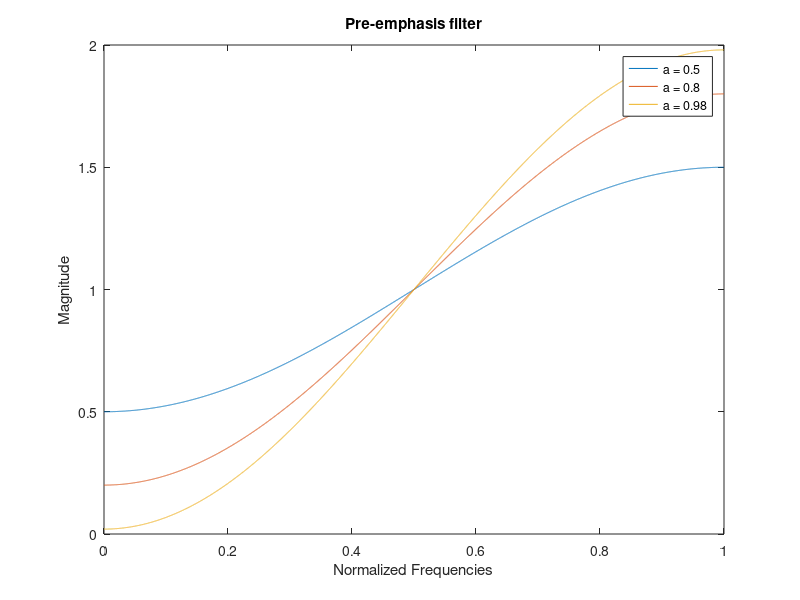
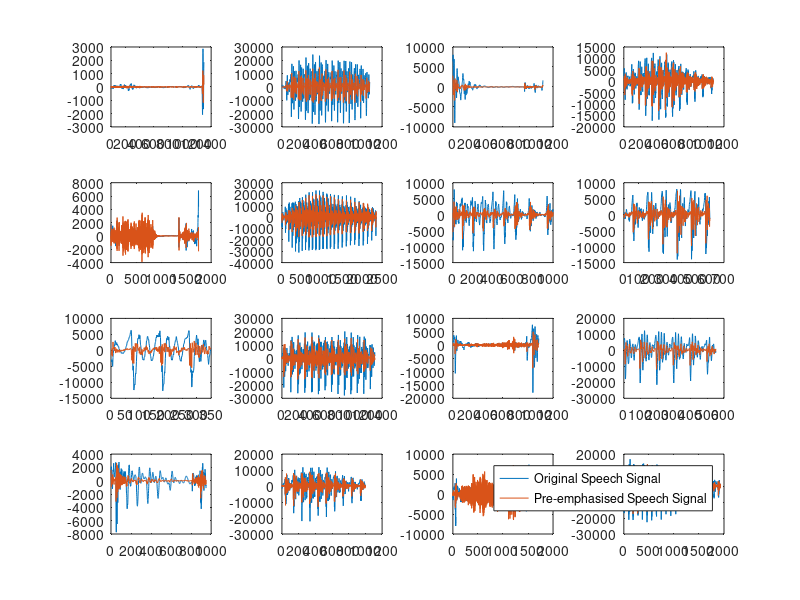

These figures' MATLAB source, in order:
clear all; clc;
%% Erwthma 3.1

load('speech_signal-1.mat');
x = s5;
sz = size(x);

a = [0.5, 0.8, 0.98];
fs = 8000; % Sampling frequency
H = zeros(fs, 3); 
h = zeros(fs, 3);

% H(z) = 1 - a*z^(-1)  Transfer function
% Z transform of: y[n] = x[n] - a*x[n-1]

for i = 1:3
    B = [1 -a(i)]; A = 1;
    
    w = 0:pi/fs:pi;
    w = w(1, 1:fs);

    H(:, i) = freqz(B, A, fs); % Frequency Response
    h(:, i) = ifft(H(:, i)); % Impulse Response
    
end

figure(1)
plot(w./pi, H(:, 1),w./pi, H(:, 2),w./pi, H(:, 3));
legend('a = 0.5', 'a = 0.8', 'a = 0.98');
title('Pre-emphasis filter');
xlabel('Normalized Frequencies');
ylabel('Magnitude');

%% Erwthma 3.2

B = [1 -0.98]; A = 1;

y1 = filter(B, A, x);

y2 = real(conv(h(:, 3), x));

%% Erwthma 3.4

figure(2)
subplot(4, 4, 1); plot(1:size(s5(1:1299)), s5(1:1299), 1:size(s5(1:1299)), y1(1:1299));
subplot(4, 4, 2); plot(1:size(s5(1300:2350)), s5(1300:2350), 1:size(s5(1300:2350)), y1(1300:2350));
subplot(4, 4, 3); plot(1:size(s5(2351:3429)), s5(2351:3429), 1:size(s5(2351:3429)), y1(2351:3429));
subplot(4, 4, 4); plot(1:size(s5(3430:4500)), s5(3430:4500), 1:size(s5(3430:4500)), y1(3430:4500));
subplot(4, 4, 5); plot(1:size(s5(4501:6249)), s5(4501:6249), 1:size(s5(4501:6249)), y1(4501:6249));
subplot(4, 4, 6); plot(1:size(s5(6250:8600)), s5(6250:8600), 1:size(s5(6250:8600)), y1(6250:8600));
subplot(4, 4, 7); plot(1:size(s5(8601:9599)), s5(8601:9599), 1:size(s5(8601:9599)), y1(8601:9599));
subplot(4, 4, 8); plot(1:size(s5(9600:10200)), s5(9600:10200), 1:size(s5(9600:10200)), y1(9600:10200));
subplot(4, 4, 9); plot(1:size(s5(10201:10549)), s5(10201:10549), 1:size(s5(10201:10549)), y1(10201:10549));
subplot(4, 4, 10); plot(1:size(s5(10550:11850)), s5(10550:11850), 1:size(s5(10550:11850)), y1(10550:11850));
subplot(4, 4, 11); plot(1:size(s5(11851:12879)), s5(11851:12879), 1:size(s5(11851:12879)), y1(11851:12879));
subplot(4, 4, 12); plot(1:size(s5(12800:13350)), s5(12800:13350), 1:size(s5(12800:13350)), y1(12800:13350));
subplot(4, 4, 13); plot(1:size(s5(13351:14299)), s5(13351:14299), 1:size(s5(13351:14299)), y1(13351:14299));
subplot(4, 4, 14); plot(1:size(s5(14300:15300)), s5(14300:15300), 1:size(s5(14300:15300)), y1(14300:15300));
subplot(4, 4, 15); plot(1:size(s5(15301:16819)), s5(15301:16819), 1:size(s5(15301:16819)), y1(15301:16819));
subplot(4, 4, 16); plot(1:size(s5(16820:18750)), s5(16820:18750), 1:size(s5(16820:18750)), y1(16820:18750));
legend('Original Speech Signal', 'Pre-emphasised Speech Signal');

%% Erwthma 3.5

listen_ = zeros(53140, 1);
listen_(1:24570) = s5; listen_(28571:end) = y1; 
sound(listen_);
%%